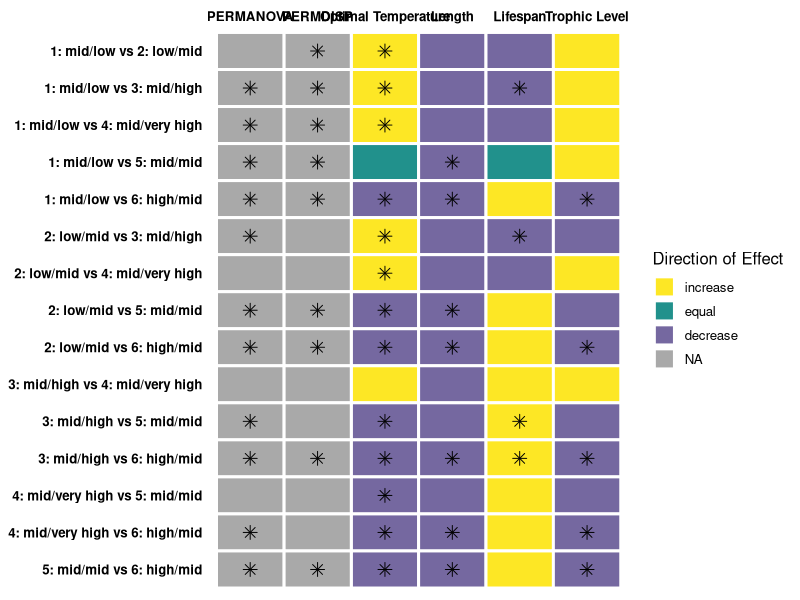
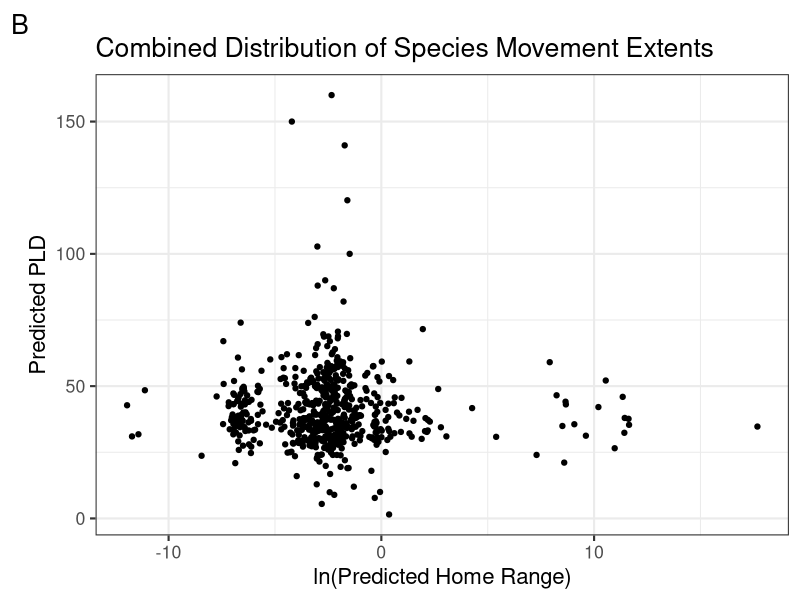
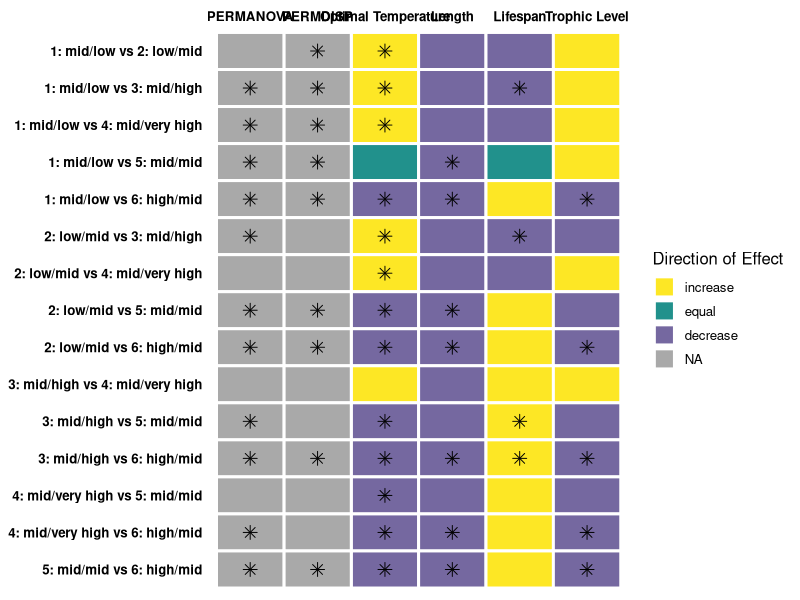

Here is the R script that generated these plots, in order: (Note: this script raises an error after producing the figures.)
## ---- chunk 1
knitr::opts_chunk$set(echo = TRUE, message = FALSE, warning = FALSE)

library(tidyverse)
library(patchwork)
library(cowplot)
library(ggpubr)
library(ggrepel)
## ---- chunk 2
fishbase_data <- read_csv(here::here("01_data", "02_processed_data", "fishbase_data.csv"))

filled_data <- read_csv(here::here("01_data", "02_processed_data", "filled_data.csv"))

filled_data2 <- read_csv(here::here("01_data", "02_processed_data", "filled_data2.csv")) %>%
  mutate_if(is.character, as.factor)
## ---- chunk 3

cohort <- c("1: mid/low vs 2: low/mid", "1: mid/low vs 3: mid/high", "1: mid/low vs 4: mid/very high", "1: mid/low vs 5: mid/mid", "1: mid/low vs 6: high/mid",
            "2: low/mid vs 3: mid/high", "2: low/mid vs 4: mid/very high", "2: low/mid vs 5: mid/mid", "2: low/mid vs 6: high/mid",
            "3: mid/high vs 4: mid/very high", "3: mid/high vs 5: mid/mid", "3: mid/high vs 6: high/mid",
            "4: mid/very high vs 5: mid/mid", "4: mid/very high vs 6: high/mid",
            "5: mid/mid vs 6: high/mid")
PERMDISP <- c(0.0019, 0.0003, 0.0327, 0.0001, 0.0001,
              0.5182, 0.7507, 0.0138, 0.0005,
              0.9792, 0.5276, 0.0029, 
              0.7928, 0.1475, 
              0.0052)
PERMANOVA <- c(1.0000, 0.0015, 0.0495, 0.0015, 0.0015,
               0.0015, 1.0000, 0.0015, 0.0015,
               1.0000, 0.0015, 0.0015,
               0.8175, 0.0090,
               0.0015)
Optimal_Temp <- c(0.005043306637114, 0.000000051454126, 0.000113116310469, 0.789451442990800, 0.010082693281337,
                  0.000025756231358, 0.001765218761412, 0.000112331676538, 0.000038520195310,
                  0.284373283785538, 0.000000002348839, 0.000000002258531, 
                  0.000068856888538, 0.000001695644852, 
                  0.010090438574951)
temp_arrows <- c("increase", "increase", "increase", "equal", "decrease",
                 "increase", "increase","decrease", "decrease",
                 "increase","decrease", "decrease",
                 "decrease", "decrease",
                 "decrease")
Length <- c(0.8592642, 0.9998089, 0.9872521, 0.0007795, 0.0000000,
            0.9070423, 0.9181733, 0.0000000, 0.0000000,
            0.9966266, 0.1494607, 0.0000000,
            0.9897718, 0.0008647,
            0.0000000)
length_arrows <- c("decrease", "decrease", "decrease", "decrease", "decrease",
                   "decrease", "decrease", "decrease", "decrease",
                   "decrease", "decrease", "decrease",
                   "decrease", "decrease",
                   "decrease")
Lifespan <- c(0.57035468549, 0.00007769083, 0.55052882501, 0.74567296422, 0.31579160719,
              0.00010263105, 0.59495732706, 0.73671251684, 0.20707475101,
              0.38779558233, 0.00017543403, 0.00008096802,
              0.58625833556, 0.24515673988,
              0.24664224315)
life_arrows <- c("decrease", "decrease", "decrease", "equal", "increase",
                 "decrease", "decrease", "increase", "increase",
                 "increase", "increase", "increase",
                 "increase", "increase",
                 "increase")
Trophic_Level <- c(0.1035871996367, 0.0891868417293, 0.5697644317228, 0.5148291779984, 0.0000607828670,
                   0.5183877375223, 0.8682996282889, 0.2916548282051, 0.0000002614727,
                   0.8630208058363, 0.2124781071891, 0.0000015574893, 
                   0.7282998974706, 0.0082066924854, 
                   0.0000032514102)
trophic_arrows <- c("increase", "increase", "increase", "increase", "decrease",
                    "decrease", "increase", "decrease", "decrease",
                    "increase", "decrease", "decrease",
                    "decrease", "decrease",
                    "decrease")

# Create data frame
data <- data.frame(cohort, PERMDISP, PERMANOVA, Optimal_Temp, Length, Lifespan, Trophic_Level)

# Pivot to long data format
data_long <- data %>% 
  mutate(across(c("Optimal_Temp", "Length", "Lifespan", "Trophic_Level"), round, 4)) %>% 
  pivot_longer(-cohort) %>% 
  set_names(c("cohort", "variable", "p_value")) %>% 
  mutate(significant = case_when(
    p_value >= 0.05 ~ "no",
    p_value < 0.05 ~ "yes"
  ))

# Add arrow information
data1 <- data.frame(cohort, temp_arrows, length_arrows, life_arrows, trophic_arrows) %>% 
  rename(Optimal_Temp = temp_arrows, Length = length_arrows, Lifespan = life_arrows, Trophic_Level = trophic_arrows) %>% 
  pivot_longer(-cohort) %>% 
  set_names(c("cohort", "variable", "direction")) %>% 
  full_join(data_long, by = c("cohort","variable")) %>% 
  mutate(direction = fct_relevel(direction, c("increase", "equal", "decrease")))

# Reorder and rename levels
data1$variable <- factor(data1$variable, levels = c("PERMANOVA", "PERMDISP", "Optimal_Temp", "Length", "Lifespan", "Trophic_Level"))
data1$variable <- recode_factor(data1$variable, PERMANOVA = "PERMANOVA", PERMDISP = "PERMDISP", Optimal_Temp = "Optimal Temperature", Length = "Length", Lifespan = "Lifespan", Trophic_Level = "Trophic Level")



# Plot 
g <- ggplot(data1, aes(x = variable, y = cohort, fill = direction)) +
  geom_tile(color = "white", lwd = 1) +
  geom_point(data = data1 %>% filter(significant == "yes"), shape = 8, size = 3, color = "black", show.legend = FALSE) +
  theme_minimal(base_size = 12) +
  theme(axis.title = element_blank(),
        axis.text = element_text(face = "bold", color = "black"),
        axis.ticks = element_blank(),
        panel.grid.major = element_blank()) +
  labs(fill = "Direction of Effect") +
  scale_x_discrete(position = "top") +
  scale_y_discrete(limits = rev) +
  scale_fill_manual(values = c("#fde725", "#21918c", "#7568a0"), na.value = "darkgray")

g

ggsave(g, file = paste0("stats_sum.pdf"), path = here::here("04_figs"), height = 12, width = 12)

#geom_point(data = data_arrows, mapping=aes(x = variable, y = cohort), pch = "x", inherit.aes = F)

## ---- chunk 4
# homerange vs PLD
fishbase_data_gmm <- filled_data2 %>%
  mutate(class2 = as.factor(class2))

hr_hist <- ggplot(fishbase_data_gmm, aes(log(home_range))) +
  geom_histogram() +
  theme_bw(base_size = 16) +
  labs(
    y = "Count",
    x = "ln(Predicted Home Range)",
    tag = "A"
  ) +
  ggtitle("Individual Distributions of Species Movement Extents")

pld_hist <- ggplot(fishbase_data_gmm, aes(pld)) +
  geom_histogram() +
  theme_bw(base_size = 16) +
  labs(
    y = "Count",
    x = "Predicted PLD"
  )

dist_plot <- (hr_hist / pld_hist)

p1 <- ggplot(fishbase_data_gmm, aes(log(home_range), pld)) +
  geom_jitter() +
  theme_bw(base_size = 16) +
  labs(
    y = "Predicted PLD",
    x = "ln(Predicted Home Range)",
    tag = "B"
  ) +
  ggtitle("Combined Distribution of Species Movement Extents")

p1



# example_fish <- filled_data2 %>%
#   select(species, fb_name, class2, class3, magnitude_homerange, month_pld) %>%
#   filter(fb_name %in% c(
#     "Hogfish", "Yellow snapper", "Blackfin tuna", "Humphead wrasse", "Pacific red snapper",
#     "Giant seabass", "Lemon sole", "Chum salmon", "Pacific ocean perch", "Atlantic herring",
#     "Atlantic cod", "Haddock", "Atlantic salmon", "California sheephead", "Black seabream",
#     "Blue marlin", "Yellowfin tuna", "Swordfish"
#     # "Blackhead seabream", "Pink salmon", "Coho salmon", "Ghost shark", "Pollack", "Polar cod", "Sockeye salmon", "Chinook salmon"
#   ))


gmm_new_fig <- ggplot(fishbase_data_gmm, aes(magnitude_homerange, month_pld)) +
  theme_bw(base_size = 16) +
  labs(
    x = "Predicted Home Range Magnitude",
    y = "Predicted PLD Month",
    color = "Cohort (Homerange/PLD)",
    tag = "C"
  ) +
  ylim(-0.1,6) +
  theme(legend.position = "bottom") +
  scale_color_viridis_d() +
  geom_label_repel(
    data = subset(fishbase_data_gmm, fb_name %in% c("Hogfish", "Yellow snapper", "Blackfin tuna")),
    aes(label = fb_name, color = class2),
    vjust = "outward", hjust = "outward",
    min.segment.length = 0.5,
    nudge_y = -1,
    show.legend = FALSE
  ) +
  geom_label_repel(
    data = subset(fishbase_data_gmm, fb_name %in% c("Chocolate hind", "Lingcod", "Nassau grouper")),
    aes(label = fb_name, color = class2),
    hjust = "inward",
    min.segment.length = 0.5,
    box.padding = 0.3,
    nudge_x = -2, nudge_y = -0.8,
    show.legend = FALSE
  ) +
  geom_label_repel(
    data = subset(fishbase_data_gmm, fb_name %in% c("Lemon sole", "North Pacific hake", "Yellowstripe goatfish")),
    aes(label = fb_name, color = class2),
    vjust = "outward", hjust = "outward",
    min.segment.length = 0.5,
    nudge_x = -1, nudge_y = 0.8,
    show.legend = FALSE
  ) +
  geom_label_repel(
    data = subset(fishbase_data_gmm, fb_name %in% c("Atlantic herring", "Atlantic cod", "Summer flounder")),
    aes(label = fb_name, color = class2),
    vjust = "outward", hjust = "outward",
    min.segment.length = 0.5,
    nudge_y = 0,
    show.legend = FALSE
  ) +
  geom_label_repel(
    data = subset(fishbase_data_gmm, fb_name %in% c("Great barracuda", "Giant trevally", "Black seabream")),
    aes(label = fb_name, color = class2),
    vjust = "outward", hjust = "outward",
    min.segment.length = 0.5,
    nudge_y = 1, nudge_x = 0.3,
    show.legend = FALSE
  ) +
  geom_label_repel(
    data = subset(fishbase_data_gmm, fb_name %in% c("Common snook", "Yellowfin tuna", "Swordfish")),
    aes(label = fb_name, color = clas2),
    color = "goldenrod1",
    vjust = "outward", hjust = "outward",
    min.segment.length = 30,
    nudge_y = -0.5,
    show.legend = FALSE
  ) +
  geom_jitter(aes(color = class2)) +
  ggtitle("Distribution of Scaled Species Movement Extents")

gmm_new_fig
#ggsave(gmm_new_fig, file = paste0("gmm_fig.png"), path = here::here("04_figs"), height = 8, width = 15)

# panel
gmm_panel <- ((dist_plot) | p1) / gmm_new_fig &
  theme(plot.tag = element_text(face = "bold"))

gmm_panel
#ggsave(gmm_panel, file = paste0("gmm_panel.pdf"), path = here::here("04_figs", "final_figs"), height = 10, width = 15)

## ---- chunk 5
missing <- miss_var_summary(fishbase_data)
missing2 <- miss_var_summary(filled_data)
missing3 <- miss_var_summary(filled_data2)

missing_fishbase_data <- fishbase_data %>% 
  dplyr::select(
    oxygen_cons, temp_range, dev_place, temp_min, temp_max,
    longevity_wild, temp_preferred, iucn_category, food_i,
  ) %>%
  rename(
    "Oxygen Consumption Rate" = oxygen_cons,
    "Temperature Range" = temp_range,
    "Place of Development" = dev_place,
    "Maximum Recorded Lifespan" = longevity_wild,
    "Optimal Temperature" = temp_preferred,
    "IUCN Category" = iucn_category,
    "Diet Items" = food_i,
    "Minimum Temperature" = temp_min,
    "Maximum Temperature" = temp_max,
  )

m1 <- gg_miss_var(missing_fishbase_data) +
  theme_bw(base_size = 16) +
  labs(y = "Missing Data Before Fills", x = "") +
  theme(axis.title.x = element_text(vjust = -1))
m1

missing_filled_data <- filled_data %>% 
  dplyr::select(
    oxygen_cons, temp_range, temp_min, temp_max,
    longevity_wild, temp_preferred, iucn_category, food_i,
  ) %>%
  rename(
    "Oxygen Consumption Rate" = oxygen_cons,
    "Temperature Range" = temp_range,
    "Maximum Recorded Lifespan" = longevity_wild,
    "Optimal Temperature" = temp_preferred,
    "IUCN Category" = iucn_category,
    "Diet Items" = food_i,
    "Minimum Temperature" = temp_min,
    "Maximum Temperature" = temp_max,
  )

m2 <- gg_miss_var(missing_filled_data) + # figure showing the missing data
  theme_bw(base_size = 16) +
  labs(y = "Missing Data After Genus-Level Fill", x = "Variable") +
  theme(axis.title.x = element_text(vjust = -1))
m2

missing_data <- filled_data2 %>%
  dplyr::select(
    oxygen_cons, temp_range, dev_place,
    longevity_wild, temp_preferred, iucn_category
  ) %>%
  rename(
    "Oxygen Consumption Rate" = oxygen_cons,
    "Temperature Range" = temp_range,
    "Place of Development" = dev_place,
    "Maximum Recorded Lifespan" = longevity_wild,
    "Optimal Temperature" = temp_preferred,
    "IUCN Category" = iucn_category
  )

m3 <- gg_miss_var(missing_data) +
  theme_bw(base_size = 16) +
  labs(y = "Missing Data After Family-Level Fill", x = "") +
  theme(axis.title.x = element_text(vjust = -1))
m3

missing_fig <- (m1 / m2 / m3) +
  plot_annotation(tag_levels = "A") &
  theme_bw(base_size = 16)
missing_fig

#ggsave(missing_fig, file = paste0("missing_data.pdf"), path = here::here("04_figs", "final_figs"), height = 12, width = 8)

## ---- chunk 6
# continuous

plot_data <- filled_data2 %>%
  mutate(
    class2 = as.factor(class2),
    class3 = as.factor(class3),
    order = as.factor(order)
  )

response <- "class2"
expl_cont <- c(
  "temp_preferred", "fecundity_mean",
  "longevity_wild", "sp_richness", "length", "kfin",
  "r_fin", "diet_troph3", "oxygen_cons", "temp_range"
)

box_data <- function(x, y) {
  ggplot(plot_data, aes(x = .data[[y]], y = .data[[x]])) +
    geom_boxplot(aes(color = .data[[y]])) +
    theme_bw() +
    coord_flip() +
    labs(
      x = "Movement Class",
      color = "Class (Homerange/PLD)"
    ) +
    scale_color_viridis_d()
}

# plots_cont <- map(expl_cont, ~ box_data(.x, "class2"))
# plots_cont
## ---- chunk 7

# significant panel
temp_plot <- box_data(x = "temp_preferred", y = "class2") +
  labs(y = "Optimal Temperature (ºC)", x = "") +
  scale_x_discrete(position = "top") +
  theme(axis.text.y = element_blank())
length_plot <- box_data(x = "length", y = "class2") +
  labs(y = "Length (cm)", x = "") +
  scale_x_discrete(position = "top")
long_plot <- box_data(x = "longevity_wild", y = "class2") +
  labs(y = "Maximum Lifespan (yr)", x = "") +
  scale_x_discrete(position = "top")
diet_plot <- box_data(x = "diet_troph3", y = "class2") + 
  labs(y = "Trophic Level", x = "") +
  scale_x_discrete(position = "top") +
  theme(axis.text.y = element_blank())


kfin_plot <- box_data(x = "kfin", y = "class2") + 
  labs(y = "Carrying Capacity", x = "Movement Class") +
  scale_x_discrete(position = "top") +
  theme(axis.title.x = element_text(vjust = 0))
r_fin_plot <- box_data(x = "r_fin", y = "class2") + stat_kruskal_test(label.y = 1, label.x = 6, position = "jitter") +
  labs(y = "Growth Rate", x = "Movement Class")
oxygen_plot <- box_data(x = "oxygen_cons", y = "class2") + stat_kruskal_test(label.y = 2000, label.x = 6, position = "jitter") +
  labs(y = "Oxygen Consumption", x = "Movement Class")
temp_range_plot <- box_data(x = "temp_range", y = "class2") + stat_kruskal_test(label.y = 20, label.x = 3.5, position = "jitter") +
  labs(y = "Temperature Range", x = "Movement Class") + theme(axis.title.y = element_blank(), axis.text.y = element_blank())
fecund_plot <- box_data(x = "fecundity_mean", y = "class2") + stat_kruskal_test(label.y = 1000000, label.x = 5.5, position = "jitter") +
  labs(y = "Mean Fecundity", x = "Movement Class")
sp_rich_plot <- box_data(x = "sp_richness", y = "class2") + stat_kruskal_test(label.y = 1100, position = "jitter") +
  labs(y = "Species Richness", x = "Movement Class") + theme(axis.title.y = element_blank(), axis.text.y = element_blank())


numeric_panel <- ((temp_plot | length_plot) /
  (long_plot | diet_plot) /
  (r_fin_plot | kfin_plot) /
  (fecund_plot | sp_rich_plot) /
  (oxygen_plot | temp_range_plot)) +
  plot_layout(guides = "collect") + plot_annotation(tag_levels = "A")

numeric_panel
# ggsave(numeric_panel, file = paste0("numeric_panel.png"), path = here::here("04_figs", "individual_plots", "numeric"), height = 21, width = 14)

ind_panel <- ((temp_plot | length_plot) / (diet_plot | long_plot)) +
  plot_layout(guides = "collect") +
  plot_annotation(tag_levels = "A") &
  theme(text = element_text(size = 14), legend.position = "none")

individual_panel <- wrap_elements(ind_panel) +
  labs(tag = "Movement Cohort") +
  theme(
    plot.tag = element_text(size = 14, angle = 270),
    plot.tag.position = "right"
  )

individual_panel

#ggsave(individual_panel, file = paste0("4_trait_panel.pdf"), path = here::here("04_figs", "final_figs"), height = 8, width = 13)

## ---- chunk 8
ggsave(temp_plot, file = paste0("temp_plot.png"), path = here::here("04_figs", "individual_plots", "numeric"), height = 10, width = 10)
ggsave(fecund_plot, file = paste0("fecund_plot.png"), path = here::here("04_figs", "individual_plots", "numeric"), height = 10, width = 10)
ggsave(long_plot, file = paste0("long_plot.png"), path = here::here("04_figs", "individual_plots", "numeric"), height = 10, width = 10)
ggsave(sp_rich_plot, file = paste0("sp_rich_plot.png"), path = here::here("04_figs", "individual_plots", "numeric"), height = 10, width = 10)
ggsave(length_plot, file = paste0("length_plot.png"), path = here::here("04_figs", "individual_plots", "numeric"), height = 10, width = 10)
ggsave(kfin_plot, file = paste0("kfin_plot.png"), path = here::here("04_figs", "individual_plots", "numeric"), height = 10, width = 10)
ggsave(r_fin_plot, file = paste0("r_fin_plot.png"), path = here::here("04_figs", "individual_plots", "numeric"), height = 10, width = 10)
ggsave(diet_plot, file = paste0("diet_plot.png"), path = here::here("04_figs", "individual_plots", "numeric"), height = 10, width = 10)
ggsave(oxygen_plot, file = paste0("oxygen_plot.png"), path = here::here("04_figs", "individual_plots", "numeric"), height = 10, width = 10)
ggsave(temp_range_plot, file = paste0("temp_range_plot.png"), path = here::here("04_figs", "individual_plots", "numeric"), height = 10, width = 10)
## ---- chunk 9
# categorical

expl_cat <- c(
  "climate", "body_shape_i", "dev_place", "movement_keyword",
  "demers_pelag", "iucn_category",
  "circadian", "food_mode", "ocean", "basin"
)

scatter_data <- function(x, y) {
  ggplot(plot_data, aes(x = .data[[x]], y = .data[[y]])) +
    geom_jitter(aes(color = .data[[y]])) +
    theme_bw() +
    labs(
      y = "Movement Class",
      color = "Class (homerange/PLD)"
    ) +
    scale_color_viridis_d() +
    theme(axis.text.x = element_text(angle = 40, hjust = 1))
}

# plots_cat <- map(expl_cat, ~ scatter_data(.x, "class2"))
# plots_cat
## ---- chunk 10
body_plot <- scatter_data(x = "body_shape_i", y = "class2")
dev_plot <- scatter_data(x = "dev_place", y = "class2")
movement_plot <- scatter_data(x = "movement_keyword", y = "class2")
demers_plot <- scatter_data(x = "demers_pelag", y = "class2")
iucn_plot <- scatter_data(x = "iucn_category", y = "class2")
food_plot <- scatter_data(x = "food_mode", y = "class2")


ggsave(climate_plot, file = paste0("climate_plot.png"), path = here::here("04_figs", "individual_plots", "categorical"), height = 10, width = 10)
ggsave(body_plot, file = paste0("body_plot.png"), path = here::here("04_figs", "individual_plots", "categorical"), height = 10, width = 10)
ggsave(dev_plot, file = paste0("dev_plot.png"), path = here::here("04_figs", "individual_plots", "categorical"), height = 10, width = 10)
ggsave(movement_plot, file = paste0("movement_plot.png"), path = here::here("04_figs", "individual_plots", "categorical"), height = 10, width = 10)
ggsave(demers_plot, file = paste0("demers_plot.png"), path = here::here("04_figs", "individual_plots", "categorical"), height = 10, width = 10)
ggsave(iucn_plot, file = paste0("iucn_plot.png"), path = here::here("04_figs", "individual_plots", "categorical"), height = 10, width = 10)
ggsave(food_plot, file = paste0("food_plot.png"), path = here::here("04_figs", "individual_plots", "categorical"), height = 10, width = 10)
## ---- chunk 11

# PLD vs Home Range
p1_wsn <- ggplot(fishbase_data_gmm, aes(log(home_range), pld)) +
  geom_jitter(color = "#003366") +
  theme_bw(base_size = 25) +
  labs(
    y = "PLD (days)",
    x = "Natural Log of Predicted Home Range",
    #tag = "B"
  ) +
  ggtitle("Combined Adult and Larval Movement")

p1_wsn

#ggsave(p1_wsn, file = paste0("PLD_HR.pdf"), path = here::here("04_figs", "WSN"), height = 7, width = 11)

gmm_wsn <- ggplot(fishbase_data_gmm, aes(magnitude_homerange, month_pld)) +
  theme_bw(base_size = 32) +
  labs(
    x = "Home Range Magnitude",
    y = "PLD (month)",
    color = "Class (home range/PLD)",
    #tag = "C"
  ) +
  ylim(-0.1,6) +
  theme(legend.position = "bottom", 
        legend.background = element_rect(color = "gray")) +
  scale_color_viridis_d() +
  # geom_label_repel(
  #   data = subset(fishbase_data_gmm, fb_name %in% c("Yellow snapper", "Blackfin tuna")),
  #   aes(label = fb_name, color = class2),
  #   size = 8,
  #   vjust = "outward", hjust = "outward",
  #   min.segment.length = 50,
  #   nudge_y = -1,
  #   show.legend = FALSE
  # ) +
  # geom_label_repel(
  #   data = subset(fishbase_data_gmm, fb_name %in% c("Lingcod", "Nassau grouper")),
  #   aes(label = fb_name, color = class2),
  #   size = 8,
  #   hjust = "inward",
  #   min.segment.length = 50,
  #   box.padding = 0,
  #   nudge_x = -3, nudge_y = -0.8,
  #   show.legend = FALSE
  # ) +
  # geom_label_repel(
  #   data = subset(fishbase_data_gmm, fb_name %in% c("Lemon sole", "North Pacific hake")),
  #   aes(label = fb_name, color = class2),
  #   size = 8,
  #   vjust = "outward", hjust = "outward",
  #   min.segment.length = 50,
  #   nudge_x = -1, nudge_y = 0.8,
  #   show.legend = FALSE
  # ) +
  # geom_label_repel(
  #   data = subset(fishbase_data_gmm, fb_name %in% c("Atlantic herring", "Atlantic cod")),
  #   aes(label = fb_name, color = class2),
  #   size = 8,
  #   vjust = "outward", hjust = "outward",
  #   min.segment.length = 50,
  #   nudge_y = 0,
  #   show.legend = FALSE
  # ) +
  # geom_label_repel(
  #   data = subset(fishbase_data_gmm, fb_name %in% c("Great barracuda", "Black seabream")),
  #   aes(label = fb_name, color = class2),
  #   size = 8,
  #   vjust = "outward", hjust = "outward",
  #   min.segment.length = 50,
  #   nudge_y = 1, nudge_x = 0.7,
  #   show.legend = FALSE
  # ) +
  # geom_label_repel(
  #   data = subset(fishbase_data_gmm, fb_name %in% c("Yellowfin tuna", "Swordfish")),
  #   aes(label = fb_name, color = clas2),
  #   color = "goldenrod1",
  #   size = 8,
  #   vjust = "inward", #hjust = "outward",
  #   min.segment.length = 50,
  #   nudge_y = 0.5,
  #   show.legend = FALSE
  # ) +
  geom_jitter(aes(color = class2), size = 4)

gmm_wsn

ggsave(gmm_wsn, file = paste0("gmm_wsn_nolabel.pdf"), path = here::here("04_figs", "WSN"), height = 10, width = 24)



# Individual panel
ind_panel_wsn <- ((temp_plot | length_plot) / (diet_plot | long_plot)) +
  plot_layout(guides = "collect") +
  plot_annotation(tag_levels = "A") &
  theme(text = element_text(size = 25), legend.position = "none")

individual_panel_wsn <- wrap_elements(ind_panel_wsn) +
  labs(tag = "Movement Cohort") +
  theme(
    plot.tag = element_text(size = 25, angle = 270),
    plot.tag.position = "right"
  )

individual_panel_wsn

ggsave(individual_panel_wsn, file = paste0("panel_wsn.pdf"), path = here::here("04_figs", "WSN"), height = 12, width = 16)
